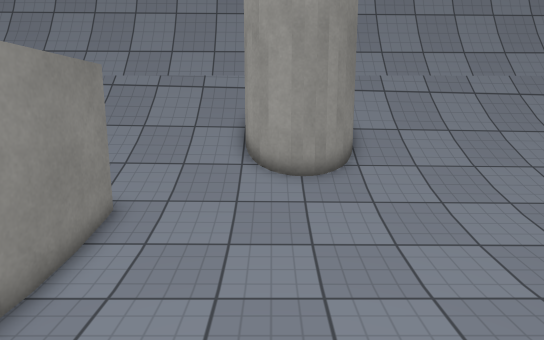
view 1 (above)

21 first-person views from a walk through a scene from a Unity 3-D project. The camera is 1.4 m above the floor, tilts 10° down and sees 75° across. The floor is counted in squares, 0.5 m on a side. Each view is taken from the middle of a square. On the plan, view 1 faces up. The plan holds only what a view shows up to about 20 squares ahead; the rest is blank. The place goes on beyond the plan. Surface patterns are stand-ins for the level's own textures.

view 2
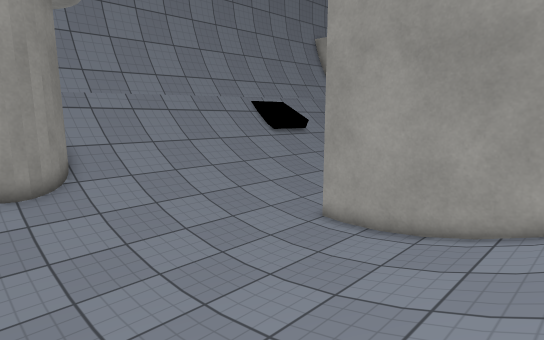

view 3
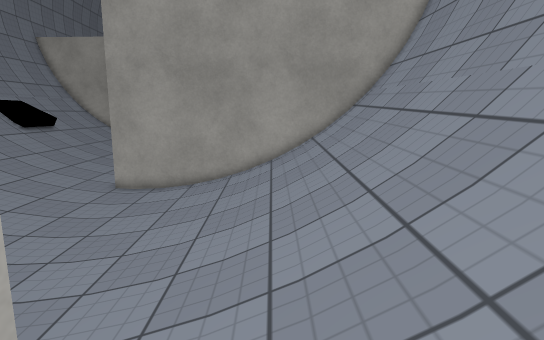

view 4
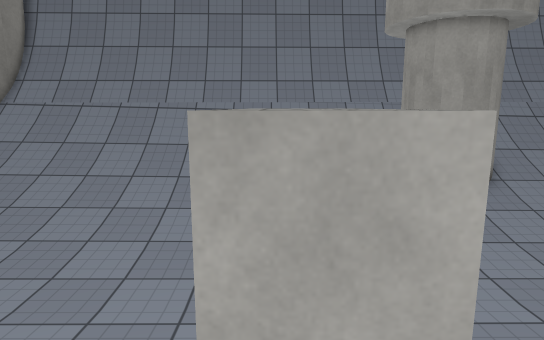

view 5
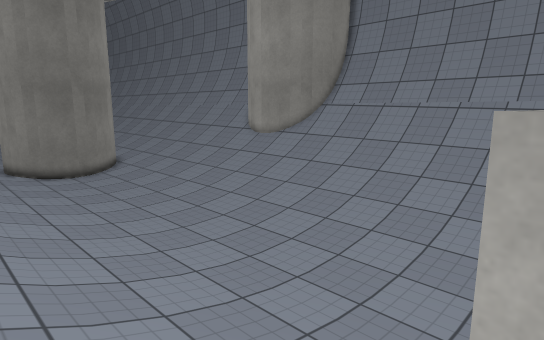

view 6
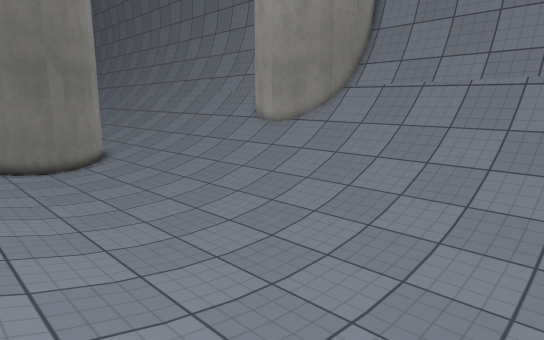

view 7
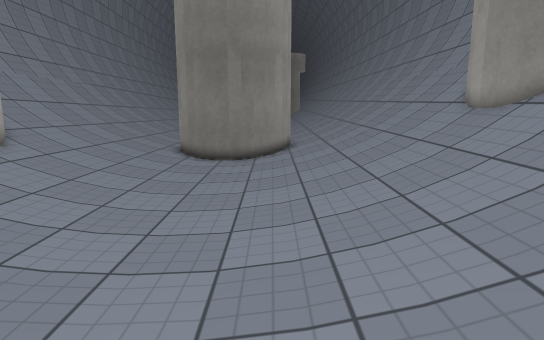

view 8
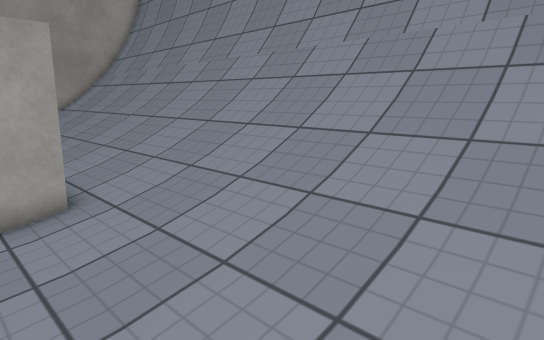

view 9
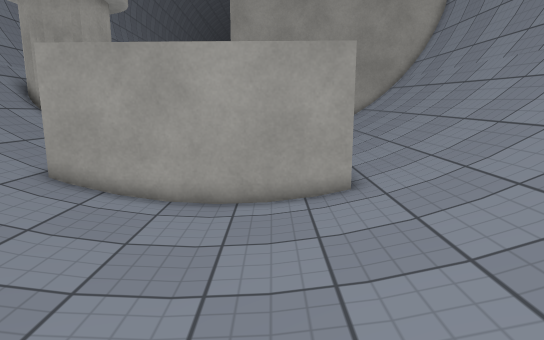

view 10
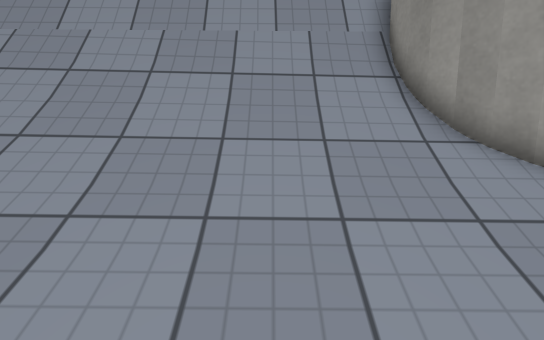

view 11
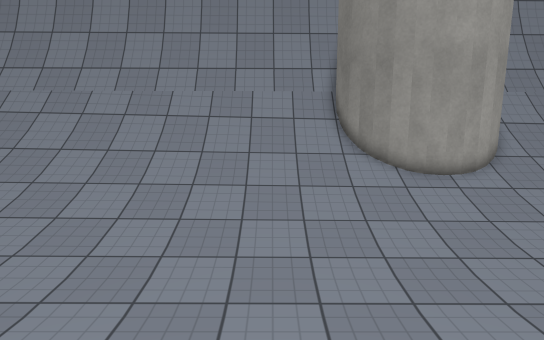

view 12
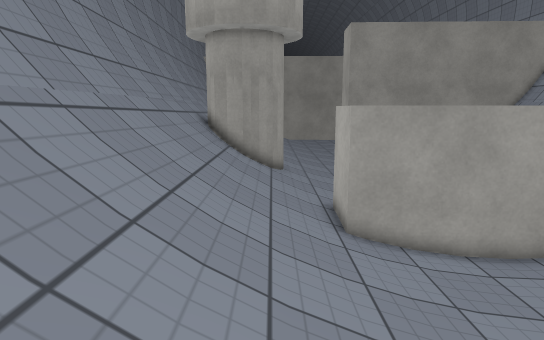

view 13
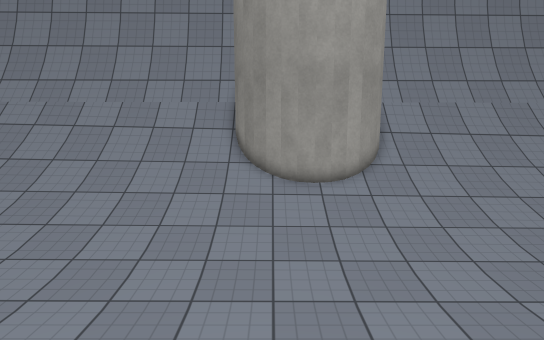

view 14
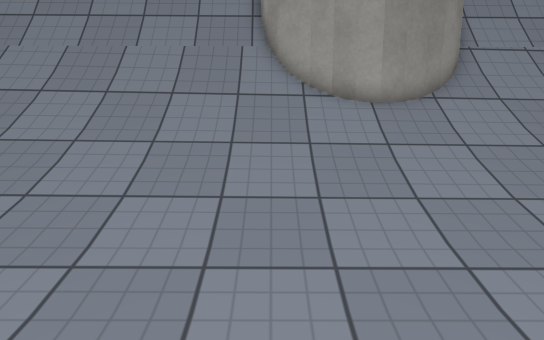

view 15
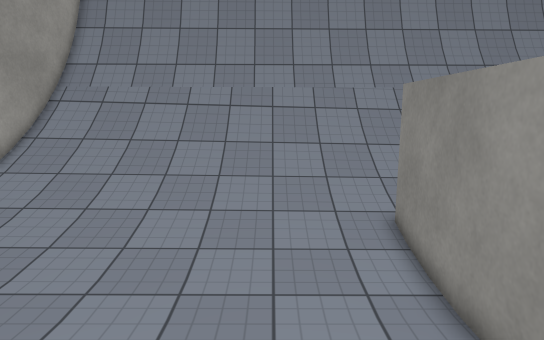

view 16
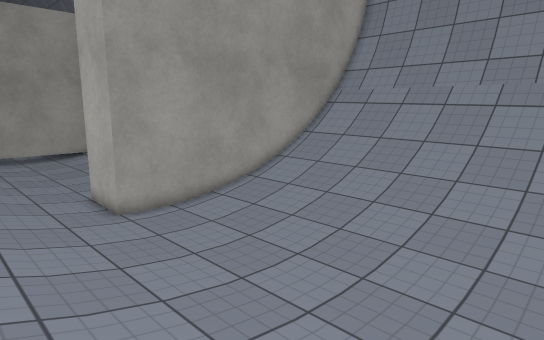

view 17
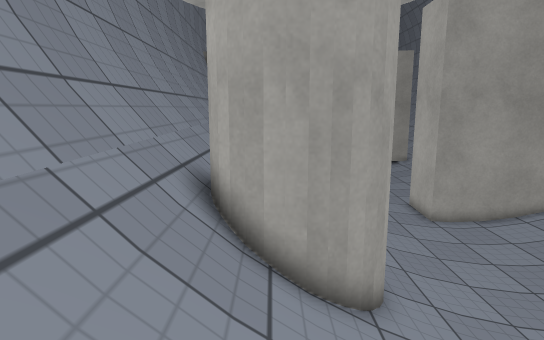

view 18
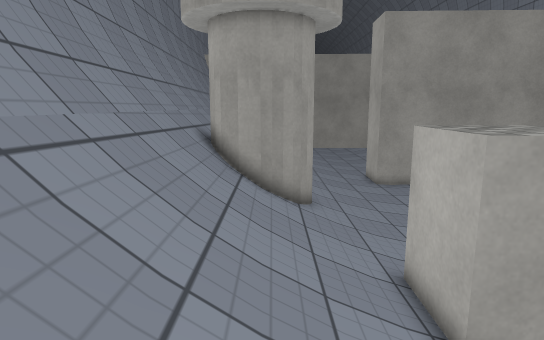

view 19
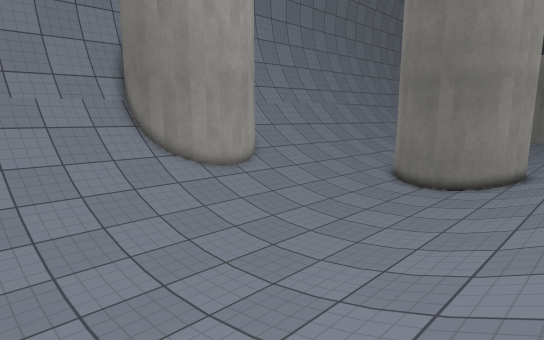

view 20
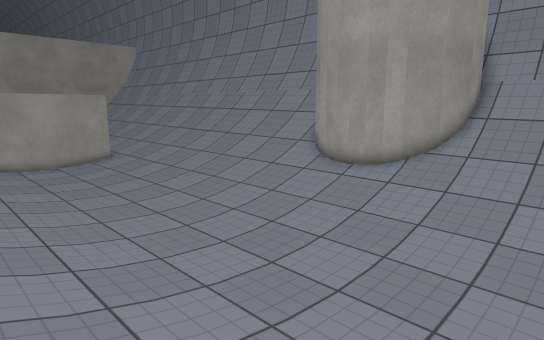

view 21
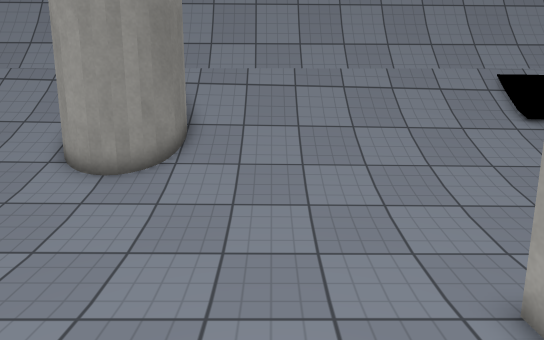

### Floor plan
Key: @ floor where view 1 was taken; # wall or solid block; . main floor; : floor 0.25 m higher than the main floor; - floor 0.25 m lower than the main floor; + floor 0.5 m higher than the main floor; / step, stairs or slope; = window, fence, low wall or low ledge; ^ raised ledge; O other object.
Columns run from 33 left of view 1 to 12 right of it. Each row starts with its distance up from view 1.
 17 ######      ^^=====================///////////
 16 =====#     ##/////////////////////////////////
 15 /////##    #/////////////////////OOO//////////
 14 //////#####/////////////////////O   O/////////
 13 ////////////////////////////////O   O/////////
 12 ////////////////////////////////OO OO/////////
 11 //////////////////////////+++///++O++/////////
 10 /////////////////////////:^:::////:///////////
  9 ////////////:::::::::::::#^^^#::::::::::::::..
  8 .........................#### ................
  7 .........................#  #.................
  6 #------------------------#  #--------------###
  5 #------------------------#  #--------------#
  4 #------------------------#  #--------------#
  3 #------------------------#  #..............#
  2 .........................#  #..............#
  1 .........................####.......:::::::#
  0 .....:::::::::::::::::::/::::////@/////////#
 -1 ///////////////////////////////////////////#
 -2 //////+++++////////////////////////////////#
 -3 //////#####////////////////////////////////#
 -4 /////##   ##///////////////////////////////#
 -5 /////#     ##//////////////////////////////#
 -6 /////#      #/////////////////////////////=#
 -7 /////#      #////////////////=============##
 -8 =====#      #===========^^^^^^##############
 -9 ######      ################################

Positions as (right, up) in squares from view 1, and headings:
1: (0, 0), facing up
2: (-1, -2), facing up-right
3: (-8, -2), facing right
4: (-7, -3), facing up
5: (-7, -3), facing up-left
6: (-10, -1), facing up-left
7: (-13, 7), facing left
8: (-17, 3), facing down-right
9: (-18, 3), facing right
10: (-18, 3), facing down
11: (-18, 11), facing down
12: (-18, 12), facing right
13: (-23, 12), facing down
14: (-28, 3), facing up
15: (-1, 11), facing down
16: (-3, 11), facing down-right
17: (-7, 14), facing right
18: (-13, 13), facing right
19: (-13, 12), facing down-left
20: (-33, 10), facing down-right
21: (6, 1), facing up
